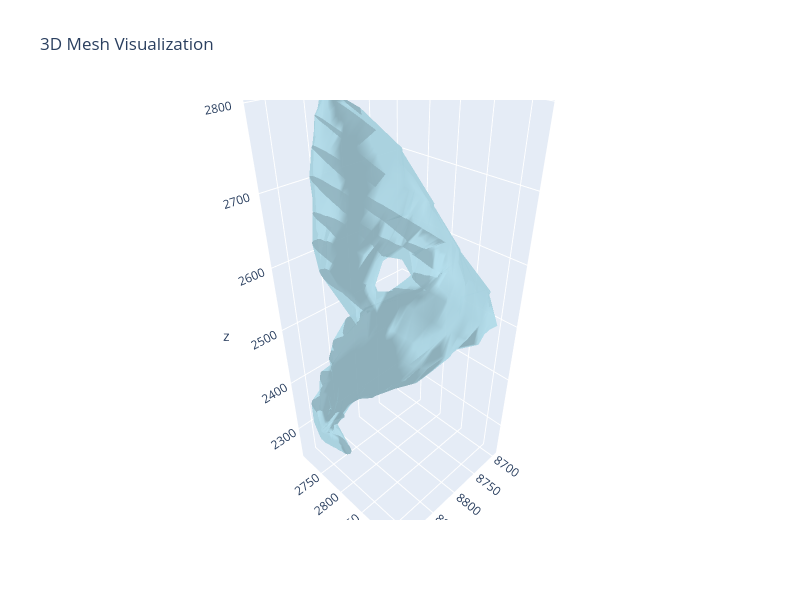

The notebook cell this image was saved under:
### Markdown cell above
## Load TS2 Mesh

### Code cell
# Load the TS2 mesh from the data directory
mm = MeshManager(mesh_path="../data/mesh/processed/TS2.obj")
mm.visualize_mesh_3d()

### Figure 1 — Plotly figure (JSON) as saved in the notebook; plotly's stock layout.template omitted (floating-point values rounded to 4 significant figures; data arrays with more than 128 entries replaced by an {"elided": "..."} marker saying what was removed)
{"data": [{"color": "lightblue", "i": {"elided": "2008 int values"}, "j": {"elided": "2008 int values"}, "k": {"elided": "2008 int values"}, "name": "Mesh", "opacity": 0.8, "type": "mesh3d", "x": {"elided": "1004 float values"}, "y": {"elided": "1004 float values"}, "z": {"elided": "1004 float values"}}], "layout": {"autosize": false, "height": 600, "scene": {"aspectmode": "data", "xaxis": {"visible": true}, "yaxis": {"visible": true}, "zaxis": {"visible": true}}, "title": {"text": "3D Mesh Visualization"}, "width": 800}}
